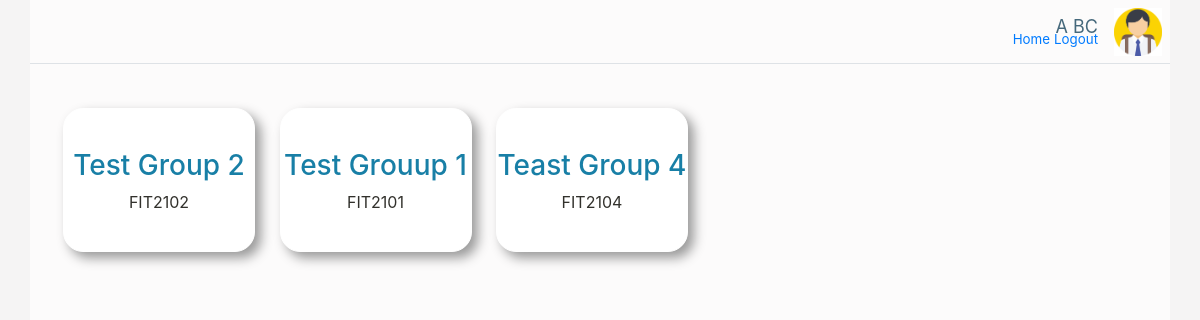
Page /dashboard/ (signed in) on the earlier database version.
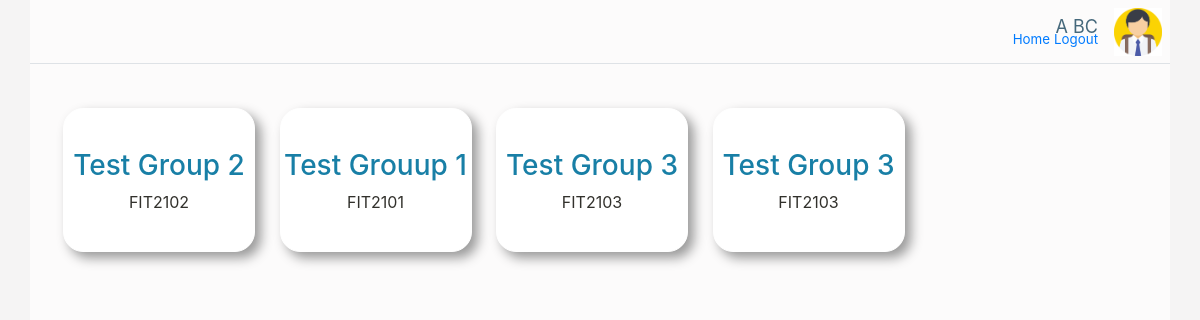
Same page on the later database version.
### tracker_app/models.py (models this page shows)
class GroupMember(models.Model):
    roles = models.CharField(validators=[int_list_validator], max_length=10)
    person = models.ForeignKey(User, on_delete=models.CASCADE, null=True, blank=True)
    group = models.ForeignKey(Group, on_delete=models.CASCADE, null=True, blank=True)

class Group(models.Model):
    groupName = models.CharField(max_length = 30)
    unitCode = models.CharField(max_length = 7)
    created = models.DateField(default=datetime.today)

### tracker_app/views.py (the view)
# urls.py: path('dashboard/', views.userdash, name='userdash'),
@login_required
def userdash(request):
    return userdashview.userdash(request)

### tracker_app/indv_views/userdashview.py (called while the page is built)
def userdash(request):
    staff = utils.is_staff(request.user)
    try:
        all_members = list(models.GroupMember.objects.all())    # Get all members
        mems = []                                               # For normal users (tutor/student), display their groups
        for mem in all_members:
            if mem.person == request.user:
                mems.append((mem, "0" in mem.roles))
    except:
        raise Http404("Could not get User's groups")
    else:
        return render(request, 'userdash.html', {'members': mems, "is_staff": staff, 'title': ""})

### tracker_app/utils.py (called while the page is built)
def is_staff(user):
    return user.groups.filter(name = "Editors").exists()

### tracker_app/templates/userdash.html (shortened to what this page needs)
{% extends "base.html" %}
{% block page_content %}
<div class="row dash-content">
    <div class="item-wrapper" style="padding: auto;">
        {% for mem in members %}
            {% include "grouptile.html" with member=mem.0 is_owner=mem.1 %}
        {% endfor %}
    </div>
</div>
{% endblock %}

### tracker_app/templates/grouptile.html
<div class="item group-outter group-size" style="position: relative; display: inline-block;">
    <div class=" group-inner group-size">
        {% if is_owner %}
            <h3 class="tile-head" style="color: var(--accent3);">{{ member.group.groupName }}</h3>
        {% else %}
            <h3 class="tile-head">{{ member.group.groupName }}</h3>
        {% endif %}
        <p class="tile-desc">{{ member.group.unitCode }}</p>
    </div>
    <a href="/dashboard/{{ member.group.pk }}/" style="cursor: pointer;">
        <span class="group-span group-size"></span>
    </a>
</div>

Differences in the rows shown:
removed GroupMember: group.groupName "Teast Group 4", group.unitCode "FIT2104"
added GroupMember: group.groupName "Test Group 3", group.unitCode "FIT2103"
added GroupMember: group.groupName "Test Group 3", group.unitCode "FIT2103"
